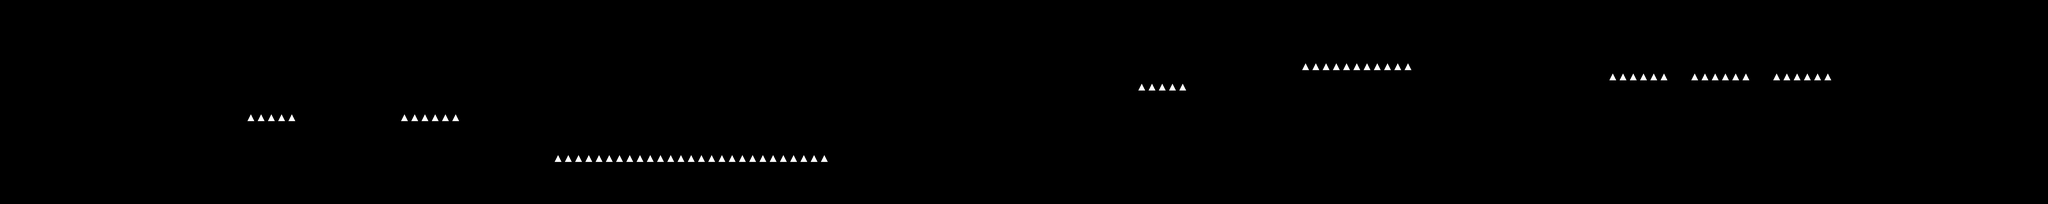

This game map was drawn from its Tiled (.tmx) file and the tilesets committed beside it. A one-line description and the trimmed map source follow:
An orthogonal 200x20 tile map with 64x64 px tiles, 2 tile layers (tileLayer, hazardLayer) and 161 objects (66x coin, 44x color, 15x rockred, 7x staticshooter, 7x flower2, ...).

<map version="1.0" orientation="orthogonal" renderorder="right-down" width="200" height="20" tilewidth="64" tileheight="64" nextobjectid="272">
    <tileset firstgid="1" name="worlds" tilewidth="64" tileheight="64" spacing="16" margin="8" tilecount="9" columns="9">
        <image source="tiles.png" width="720" height="80" />
    </tileset>
    <layer name="tileLayer" width="200" height="20">
        <data>[4000 cells, 455 non-empty, 8 distinct tile ids]</data>
    </layer>
    <objectgroup name="gameObjects">
        <object id="129" name="exit" x="12672" y="512" width="128" height="192" />
        <object id="167" name="flyer" x="1856" y="448" width="64" height="128" />
        <object id="168" name="flyer" x="4224" y="576" width="64" height="128" />
        <object id="169" name="staticshooter" x="3328" y="512" width="64" height="128" />
        <object id="170" name="staticshooter" x="5632" y="576" width="64" height="128" />
        <object id="171" name="staticshooter" x="6720" y="448" width="64" height="128" />
        <object id="172" name="staticshooter" x="7552" y="256" width="64" height="128" />
        <object id="173" name="staticshooter" x="8704" y="64" width="64" height="128" />
        <object id="174" name="staticshooter" x="11008" y="320" width="64" height="128" />
        <object id="175" name="walker" x="7040" y="256" width="64" height="128" />
        <object id="176" name="walker" x="1472" y="512" width="64" height="128" />
        <object id="177" name="flyer" x="3392" y="448" width="64" height="128" />
        <object id="178" name="flyer" x="7360" y="384" width="64" height="128" />
        <object id="179" name="flyer" x="10240" y="192" width="64" height="128" />
        <object id="180" name="coin" x="512" y="320" width="64" height="64" />
        <object id="181" name="coin" x="576" y="320" width="64" height="64" />
        <object id="182" name="coin" x="640" y="320" width="64" height="64" />
        <object id="183" name="coin" x="448" y="320" width="64" height="64" />
        <object id="187" name="coin" x="896" y="448" width="64" height="64" />
        <object id="188" name="coin" x="960" y="448" width="64" height="64" />
        <object id="189" name="coin" x="1024" y="448" width="64" height="64" />
        <object id="190" name="coin" x="1088" y="448" width="64" height="64" />
        <object id="191" name="coin" x="1152" y="448" width="64" height="64" />
        <object id="192" name="coin" x="1536" y="448" width="64" height="64" />
        <object id="193" name="coin" x="1600" y="384" width="64" height="64" />
        <object id="195" name="coin" x="1728" y="384" width="64" height="64" />
        <object id="196" name="coin" x="1792" y="448" width="64" height="64" />
        <object id="197" name="coin" x="2560" y="384" width="64" height="64" />
        <object id="198" name="coin" x="2752" y="384" width="64" height="64" />
        <object id="199" name="coin" x="2816" y="448" width="64" height="64" />
        <object id="200" name="coin" x="2496" y="448" width="64" height="64" />
        <object id="201" name="coin" x="3712" y="576" width="64" height="64" />
        <object id="202" name="coin" x="3776" y="576" width="64" height="64" />
        <object id="203" name="coin" x="4096" y="576" width="64" height="64" />
        <object id="204" name="coin" x="4160" y="576" width="64" height="64" />
        <object id="205" name="coin" x="4480" y="576" width="64" height="64" />
        <object id="206" name="coin" x="4544" y="576" width="64" height="64" />
        <object id="207" name="coin" x="4864" y="576" width="64" height="64" />
        <object id="208" name="coin" x="4928" y="576" width="64" height="64" />
        <object id="209" name="coin" x="5376" y="512" width="64" height="64" />
        <object id="210" name="coin" x="5440" y="512" width="64" height="64" />
        <object id="211" name="coin" x="5504" y="512" width="64" height="64" />
        <object id="212" name="coin" x="5568" y="512" width="64" height="64" />
        <object id="213" name="coin" x="6144" y="512" width="64" height="64" />
        <object id="214" name="coin" x="6208" y="512" width="64" height="64" />
        <object id="215" name="coin" x="6272" y="512" width="64" height="64" />
        <object id="216" name="coin" x="6336" y="512" width="64" height="64" />
        <object id="217" name="coin" x="6848" y="256" width="64" height="64" />
        <object id="218" name="coin" x="6912" y="256" width="64" height="64" />
        <object id="219" name="coin" x="6976" y="256" width="64" height="64" />
        <object id="220" name="coin" x="7232" y="192" width="64" height="64" />
        <object id="221" name="coin" x="7296" y="192" width="64" height="64" />
        <object id="222" name="coin" x="7552" y="128" width="64" height="64" />
        <object id="223" name="coin" x="7616" y="64" width="64" height="64" />
        <object id="224" name="coin" x="7872" y="64" width="64" height="64" />
        <object id="225" name="coin" x="7936" y="64" width="64" height="64" />
        <object id="226" name="coin" x="8000" y="64" width="64" height="64" />
        <object id="227" name="coin" x="8576" y="64" width="64" height="64" />
        <object id="228" name="coin" x="8640" y="64" width="64" height="64" />
        <object id="229" name="coin" x="8704" y="64" width="64" height="64" />
        <object id="230" name="coin" x="8768" y="64" width="64" height="64" />
        <object id="231" name="coin" x="9280" y="192" width="64" height="64" />
        <object id="232" name="coin" x="9344" y="192" width="64" height="64" />
        <object id="233" name="coin" x="9408" y="192" width="64" height="64" />
        <object id="234" name="coin" x="9472" y="192" width="64" height="64" />
        <object id="235" name="coin" x="10112" y="256" width="64" height="64" />
        <object id="236" name="coin" x="10176" y="256" width="64" height="64" />
        <object id="237" name="coin" x="10240" y="256" width="64" height="64" />
        <object id="238" name="coin" x="10304" y="256" width="64" height="64" />
        <object id="239" name="coin" x="10624" y="256" width="64" height="64" />
        <object id="240" name="coin" x="10688" y="256" width="64" height="64" />
        <object id="241" name="coin" x="10752" y="256" width="64" height="64" />
        <object id="242" name="coin" x="10816" y="256" width="64" height="64" />
        <object id="243" name="coin" x="11264" y="256" width="64" height="64" />
        <object id="244" name="coin" x="11136" y="256" width="64" height="64" />
        <object id="245" name="coin" x="11200" y="256" width="64" height="64" />
        <object id="246" name="coin" x="11328" y="256" width="64" height="64" />
        <object id="247" name="coin" x="11712" y="384" width="64" height="64" />
        <object id="248" name="coin" x="11776" y="448" width="64" height="64" />
        <object id="249" name="coin" x="11840" y="512" width="64" height="64" />
        <object id="251" name="player" x="192" y="320" width="64" height="128" />
        <object id="252" name="flyer" x="11328" y="192" width="64" height="128" />
        <object id="254" name="staticshooter" x="11584" y="192" width="64" height="128" />
    </objectgroup>
    <layer name="hazardLayer" width="200" height="20">
        <data>[4000 cells, 72 non-empty, 1 distinct tile ids]</data>
    </layer>
    <objectgroup name="colors">
        <object id="100" name="color" x="0" y="448" width="704" height="832" />
        <object id="101" name="color" x="704" y="640" width="832" height="640" />
        </objectgroup>
    <objectgroup name="background">
        <!-- 15 objects omitted --></objectgroup>
</map>
<!-- 76 of 161 objects omitted -->
